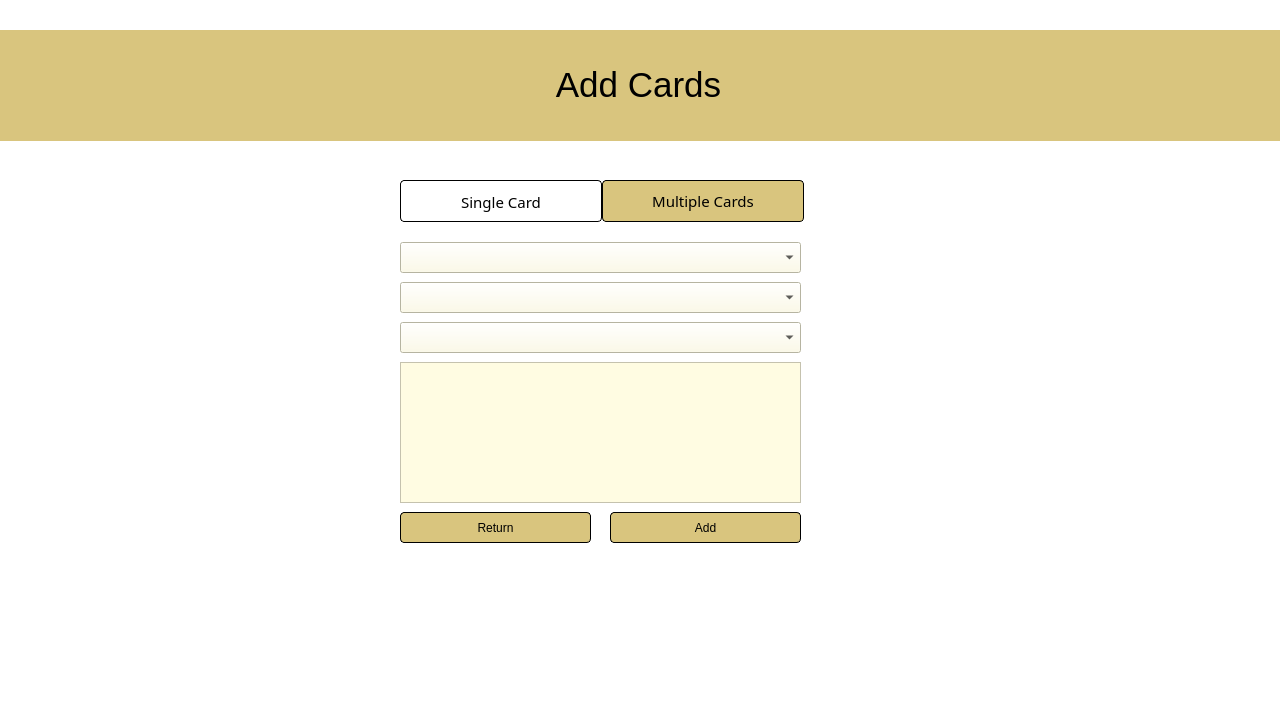
<?xml version="1.0" encoding="UTF-8"?>
<ui version="4.0">
 <class>AddCard</class>
 <widget class="QMainWindow" name="AddCard">
  <property name="geometry">
   <rect>
    <x>0</x>
    <y>0</y>
    <width>1280</width>
    <height>720</height>
   </rect>
  </property>
  <property name="minimumSize">
   <size>
    <width>1280</width>
    <height>720</height>
   </size>
  </property>
  <property name="maximumSize">
   <size>
    <width>1280</width>
    <height>720</height>
   </size>
  </property>
  <property name="windowTitle">
   <string>MainWindow</string>
  </property>
  <widget class="QWidget" name="centralwidget">
   <property name="styleSheet">
    <string notr="true">background-color: rgb(255, 255, 255);




</string>
   </property>
   <widget class="QFrame" name="frame">
    <property name="geometry">
     <rect>
      <x>-10</x>
      <y>30</y>
      <width>1311</width>
      <height>111</height>
     </rect>
    </property>
    <property name="styleSheet">
     <string notr="true">background-color: rgb(217, 197, 126);
border: none</string>
    </property>
    <property name="frameShape">
     <enum>QFrame::StyledPanel</enum>
    </property>
    <property name="frameShadow">
     <enum>QFrame::Raised</enum>
    </property>
    <widget class="QLabel" name="label">
     <property name="geometry">
      <rect>
       <x>8</x>
       <y>-1</y>
       <width>1281</width>
       <height>111</height>
      </rect>
     </property>
     <property name="font">
      <font>
       <pointsize>26</pointsize>
      </font>
     </property>
     <property name="styleSheet">
      <string notr="true">color: rgb(0, 0, 0);</string>
     </property>
     <property name="text">
      <string>Add Cards</string>
     </property>
     <property name="alignment">
      <set>Qt::AlignCenter</set>
     </property>
    </widget>
   </widget>
   <widget class="QTabWidget" name="tabWidget">
    <property name="geometry">
     <rect>
      <x>400</x>
      <y>180</y>
      <width>411</width>
      <height>371</height>
     </rect>
    </property>
    <property name="font">
     <font>
      <family>Bahnschrift</family>
      <pointsize>11</pointsize>
     </font>
    </property>
    <property name="styleSheet">
     <string notr="true">QTabBar::Tab {
	width: 200;
	height: 40;
	border: 1px solid black;
	border-radius: 4;
	color: black;

}
QTabWidget::Pane {
	background-color: #fafafa;
}
QTabBar::Tab::Selected{
	background-color: #d9c57e;


}
QLineEdit {
	background-color: none;
	border: 1px solid black;
 	border-radius: 4;

}

QPushButton {
	border: 1px solid black;
	background-color: #d9c57e;
	border-radius: 4;


}</string>
    </property>
    <property name="currentIndex">
     <number>1</number>
    </property>
    <widget class="QWidget" name="tab">
     <attribute name="title">
      <string>Single Card</string>
     </attribute>
     <widget class="QFrame" name="cardImage">
      <property name="geometry">
       <rect>
        <x>2</x>
        <y>50</y>
        <width>173</width>
        <height>230</height>
       </rect>
      </property>
      <property name="styleSheet">
       <string notr="true">background-color: rgb(255, 252, 226);
border-color: rgb(184, 179, 132);
border: 1px solid black;
border-radius: 5</string>
      </property>
      <property name="frameShape">
       <enum>QFrame::StyledPanel</enum>
      </property>
      <property name="frameShadow">
       <enum>QFrame::Raised</enum>
      </property>
     </widget>
     <widget class="QComboBox" name="numberCombo">
      <property name="geometry">
       <rect>
        <x>200</x>
        <y>190</y>
        <width>203</width>
        <height>31</height>
       </rect>
      </property>
      <property name="font">
       <font>
        <family>Bahnschrift Light</family>
        <pointsize>10</pointsize>
        <kerning>true</kerning>
       </font>
      </property>
      <property name="styleSheet">
       <string notr="true">background-color: rgb(255, 252, 226);</string>
      </property>
      <property name="placeholderText">
       <string>Number</string>
      </property>
     </widget>
     <widget class="QComboBox" name="setCombo">
      <property name="geometry">
       <rect>
        <x>200</x>
        <y>120</y>
        <width>203</width>
        <height>31</height>
       </rect>
      </property>
      <property name="font">
       <font>
        <family>Bahnschrift Light</family>
        <pointsize>10</pointsize>
       </font>
      </property>
      <property name="styleSheet">
       <string notr="true">background-color: rgb(255, 252, 226);</string>
      </property>
      <property name="placeholderText">
       <string>Set</string>
      </property>
     </widget>
     <widget class="QComboBox" name="franchiseCombo">
      <property name="geometry">
       <rect>
        <x>200</x>
        <y>50</y>
        <width>203</width>
        <height>31</height>
       </rect>
      </property>
      <property name="font">
       <font>
        <family>Bahnschrift Light</family>
        <pointsize>10</pointsize>
       </font>
      </property>
      <property name="styleSheet">
       <string notr="true">background-color: rgb(255, 252, 226);</string>
      </property>
      <property name="currentText">
       <string/>
      </property>
      <property name="currentIndex">
       <number>-1</number>
      </property>
      <property name="maxVisibleItems">
       <number>10</number>
      </property>
      <property name="maxCount">
       <number>2147483646</number>
      </property>
      <property name="placeholderText">
       <string>Franchise</string>
      </property>
     </widget>
     <widget class="QPushButton" name="addCardButton">
      <property name="geometry">
       <rect>
        <x>310</x>
        <y>250</y>
        <width>91</width>
        <height>31</height>
       </rect>
      </property>
      <property name="font">
       <font>
        <family>Bahnschrift</family>
        <pointsize>10</pointsize>
       </font>
      </property>
      <property name="styleSheet">
       <string notr="true">border: 1px solid black;
border-radius: 5;
color: black;
background-color: rgb(217, 197, 126);

QPushButton::hover {
	
	background-color: rgb(255, 85, 255);
}</string>
      </property>
      <property name="text">
       <string>Add</string>
      </property>
     </widget>
     <widget class="QPushButton" name="returnButtonSingle">
      <property name="geometry">
       <rect>
        <x>200</x>
        <y>250</y>
        <width>91</width>
        <height>31</height>
       </rect>
      </property>
      <property name="font">
       <font>
        <family>Bahnschrift</family>
        <pointsize>10</pointsize>
       </font>
      </property>
      <property name="styleSheet">
       <string notr="true">border: 1px solid black;
border-radius: 5;
color: black;
background-color: rgb(217, 197, 126);

QPushButton::hover {
	
	background-color: rgb(255, 85, 255);
}</string>
      </property>
      <property name="text">
       <string>Return</string>
      </property>
     </widget>
    </widget>
    <widget class="QWidget" name="tab_2">
     <attribute name="title">
      <string>Multiple Cards</string>
     </attribute>
     <widget class="QComboBox" name="franchiseComboMultiple">
      <property name="geometry">
       <rect>
        <x>0</x>
        <y>20</y>
        <width>401</width>
        <height>31</height>
       </rect>
      </property>
      <property name="font">
       <font>
        <family>Bahnschrift Light</family>
        <pointsize>10</pointsize>
       </font>
      </property>
      <property name="styleSheet">
       <string notr="true">background-color: rgb(255, 252, 226);</string>
      </property>
      <property name="placeholderText">
       <string>Franchise</string>
      </property>
     </widget>
     <widget class="QComboBox" name="setCombo_2">
      <property name="geometry">
       <rect>
        <x>0</x>
        <y>60</y>
        <width>401</width>
        <height>31</height>
       </rect>
      </property>
      <property name="font">
       <font>
        <family>Bahnschrift Light</family>
        <pointsize>10</pointsize>
       </font>
      </property>
      <property name="styleSheet">
       <string notr="true">background-color: rgb(255, 252, 226);</string>
      </property>
      <property name="placeholderText">
       <string>Set</string>
      </property>
     </widget>
     <widget class="QComboBox" name="mNumberCombo">
      <property name="geometry">
       <rect>
        <x>0</x>
        <y>100</y>
        <width>401</width>
        <height>31</height>
       </rect>
      </property>
      <property name="font">
       <font>
        <family>Bahnschrift Light</family>
        <pointsize>10</pointsize>
       </font>
      </property>
      <property name="styleSheet">
       <string notr="true">background-color: rgb(255, 252, 226);</string>
      </property>
      <property name="placeholderText">
       <string>Number</string>
      </property>
     </widget>
     <widget class="QPushButton" name="returnButtonMultiple">
      <property name="geometry">
       <rect>
        <x>0</x>
        <y>290</y>
        <width>191</width>
        <height>31</height>
       </rect>
      </property>
      <property name="styleSheet">
       <string notr="true">border: 1px solid black;
border-radius: 5;
color: black;
background-color: rgb(217, 197, 126);

QPushButton::hover {
	
	background-color: rgb(255, 85, 255);
}</string>
      </property>
      <property name="text">
       <string>Return</string>
      </property>
     </widget>
     <widget class="QPushButton" name="mAddButton">
      <property name="geometry">
       <rect>
        <x>210</x>
        <y>290</y>
        <width>191</width>
        <height>31</height>
       </rect>
      </property>
      <property name="styleSheet">
       <string notr="true">border: 1px solid black;
border-radius: 5;
color: black;
background-color: rgb(217, 197, 126);

QPushButton::hover {
	
	background-color: rgb(255, 85, 255);
}</string>
      </property>
      <property name="text">
       <string>Add</string>
      </property>
     </widget>
     <widget class="QScrollArea" name="mDisplayCards">
      <property name="geometry">
       <rect>
        <x>0</x>
        <y>140</y>
        <width>401</width>
        <height>141</height>
       </rect>
      </property>
      <property name="styleSheet">
       <string notr="true">background-color: rgb(255, 252, 226);
border-color: rgb(184, 179, 132);</string>
      </property>
      <property name="widgetResizable">
       <bool>true</bool>
      </property>
      <widget class="QWidget" name="scrollAreaWidgetContents">
       <property name="geometry">
        <rect>
         <x>0</x>
         <y>0</y>
         <width>399</width>
         <height>139</height>
        </rect>
       </property>
      </widget>
     </widget>
    </widget>
   </widget>
  </widget>
 </widget>
 <resources/>
 <connections/>
</ui>
